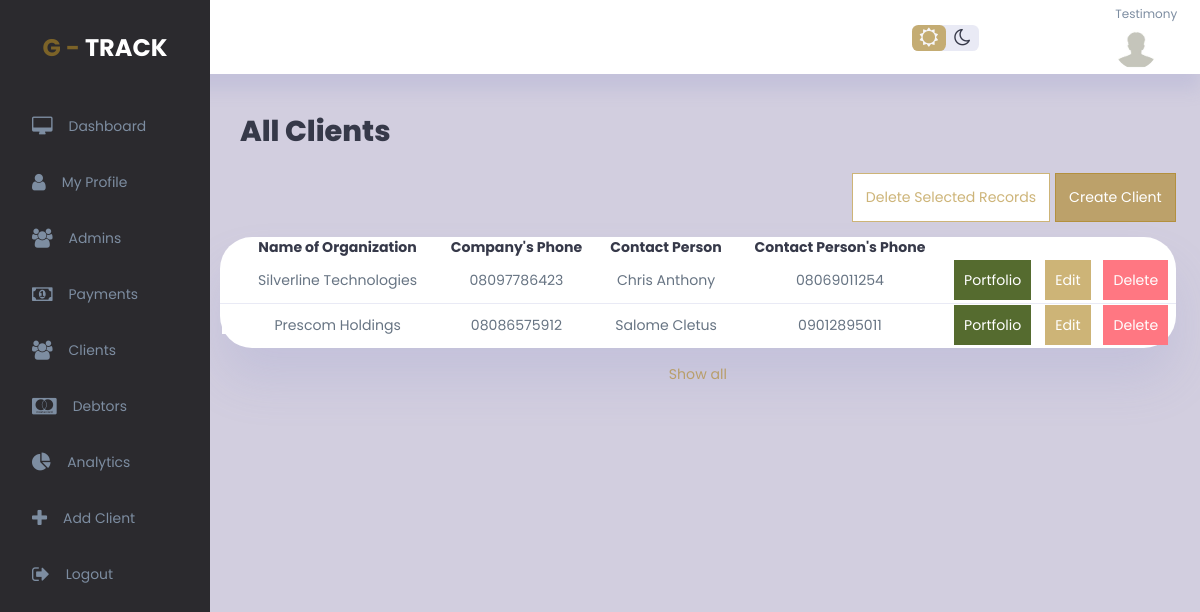
Page /all_clients (signed in) on the committed database.
### gtrack_app/models.py (models this page shows, shortened)
class UserProfile(models.Model):
    user = models.OneToOneField(User, null=True, on_delete=models.CASCADE)
    address = models.CharField(max_length=65, null=True, blank=True) #can also stand as the office address for the client
    phone = models.CharField(max_length=65, null=True, blank=True)
    privilege = models.CharField(max_length=50, null=True, blank=True)
    ip_address = models.CharField(max_length=50, null=True, blank=True)
    profile_pic = models.FileField(null=True, blank=True, upload_to="uploads/profile_pictures", validators = [FileExtensionValidator(allowed_extensions=['jpg','jpeg','png'])])
    state_country = models.CharField(max_length=65, null=True, blank=True)
    contact_person = models.CharField(max_length=65, null=True, blank=True)
    contact_person_phone = models.CharField(max_length=65, null=True, blank=True)

### gtrack_app/views.py (the view)
# urls.py: path("all_clients", views.get_clients, name="all_clients"),
@login_required
def get_clients(request):
    all_clients = User.objects.filter(is_superuser=False, is_staff=False).order_by('date_joined').reverse()
    all_clients_profiles = UserProfile.objects.all()
    all_debtors = Debtor.objects.all()
    total_amount_owed = sum(debtor.amount_owed for debtor in all_debtors)
    context = {
        'clients': all_clients,
        'client_profiles': all_clients_profiles,
        'debtors': all_debtors,
        'total_amount_owed': total_amount_owed,  # Pass the total to the template
    }
    return render(request, 'admins_dashboard/clients/clients.html', context)

### gtrack_app/templatetags/custom_filters.py (called while the page is built)
@register.filter
def sum_values(amount_owed, iterable):
    total = sum(debtor.amount_owed for debtor in iterable)
    return '{:,.2f}'.format(total)

### templates/admins_dashboard/clients/clients.html (shortened to what this page needs)
{% extends 'base.html' %}
{% block content %}
{% load static %}
<div class="wrapper">
    <div class="vertical-wrapper" id="sidebar">
        <div class="vertical-bar">
            <div class="logo">
                G - <span>Track</span>
            </div>
            <div class="sidebar">
                <a href="{% url 'index' %}">
                    <i class="fa fa-desktop"></i>
                    <h3>Dashboard</h3>
                </a>
                <a href="{% url 'profile' user_id=user.id %}">
                    <i class="fa fa-user"></i>
                    <h3>My Profile</h3>
                </a>
                <a href="{% url 'admins' %}" class="active">
                    <i class="fa fa-users"></i>
                    <h3>Admins</h3>
                </a>
                <a href="{% url 'payments' %}">
                    <i class="fa fa-money"></i>
                    <h3>Payments</h3>
                </a>
                <a href="{% url 'all_clients' %}">
                    <i class="fa fa-users"></i>
                    <h3>Clients</h3>
                </a>
                <a href="{% url 'debtors' %}">
                    <i class="fa fa-cc-mastercard"></i>
                    <h3>Debtors</h3>
                </a>
                <a href="{% url 'analytics' %}">
                    <i class="fa fa-pie-chart"></i>
                    <h3>Analytics</h3>
                </a>
                <a href="{% url 'create_client' %}">
                    <i class="fa fa-plus"></i>
                    <h3>Add Client</h3>
                </a>
                <a href="{% url 'logout' %}">
                    <i class="fa fa-sign-out"></i>
                    <h3>Logout</h3>
                </a>
            </div>
        </div>
    </div>
    <div class="main-container">
        <div class="top-bar">
            <div class="top-right">
                <div class="theme-toggler">
                    <i class="fa fa-sun-o active"></i>
                    <i class="fa fa-moon-o"></i>
                </div>
                <div class="profile">
                    <div class="info">
                        <small class="text-muted"> {{user.username}}</small>
                    </div>
                    <div class="profile-photo">
                        {% if user.userprofile.profile_pic %}
                        <img src="{{user.userprofile.profile_pic.url}}" width="300" height="300" />
                        {% else %}
                        <img src="{% static 'img/anonymous.jpg' %}" width="300" height="300" />
                        {% endif %}
                    </div>
                </div>
            </div>
        </div>
        <div class="panel">
            <main>
                <h1 class="panel-label">All Clients</h1>
                <div class="panel-body">
                    <form method="post" action="{% url 'batch_delete_clients' %}">
                        <div class="top-table">
                            <div class="table-actions">
                                <button class="primary action-btn" type="submit"
                                    onclick="return confirm('Are you sure you want to delete the selected record(s)?')">Delete Selected Records</button>
                                <a href="{% url 'create_client' %}" class="primary action-btn create">Create Client</a>
                            </div>
                        </div>
                        <div class="admin-panel">
                            <table>
                                <thead>
                                    <tr>
                                        <th></th>
                                        <th>Name of Organization</th>
                                        <th>Company's Phone</th>
                                        <th>Contact Person</th>
                                        <th>Contact Person's Phone</th>
                                    </tr>
                                </thead>
                                <tbody>
                                    {% load custom_filters %}
                                    {% for client in clients %}
                                    <tr>
                                        {% for client_profile in client_profiles %}
                                        {% if client_profile.user_id == client.id %}
                                        <td><input type="checkbox" value="{{client.id}}" name="select_delete"></td>
                                        <td>{{ client.first_name }}</td>
                                        <td>{{ client_profile.phone }}</td>
                                        <td>{{ client_profile.contact_person }}</td>
                                        <td>{{ client_profile.contact_person_phone }}</td>
                                        <td><a class="portfolio-btn"
                                            href="{% url 'client_portfolio' user_id=client.id %}">Portfolio</a></td>
                                        <td><a class="primary-btn"
                                                href="{% url 'edit_client' user_id=client.id %}">Edit</a></td>
                                        <td><a class="danger-btn" href="{% url 'delete_client' user_id=client.id %}"
                                                onclick="return confirm('Are you sure you want to delete this record?')">Delete</a>
                                        </td>
                                        <!-- {% endif %}
                                        {% endfor %}
                                    </tr>
                                    {% endfor %}
                                </tbody>
                            </table>
                            <a id="show-all" href="#">Show all</a>
                        </div>
                    </form>
                </div>
            </main>
        </div>
    </div>
</div>
{% endblock %}

### static/css/authenticate.css (style rules this page uses)
* { margin: 0; padding: 0; border: 0; box-sizing: border-box; font-family: 'poppins', sans-serif; }

### rows in the picture
UserProfile: phone "08097786423", contact_person "Chris Anthony", contact_person_phone "08069011254"
UserProfile: phone "08086575912", contact_person "Salome Cletus", contact_person_phone "09012895011"

### other values in the picture
{{ user.username }} "Testimony"
{{ client.first_name }} "Silverline Technologies"
{{ client.first_name }} "Prescom Holdings"
